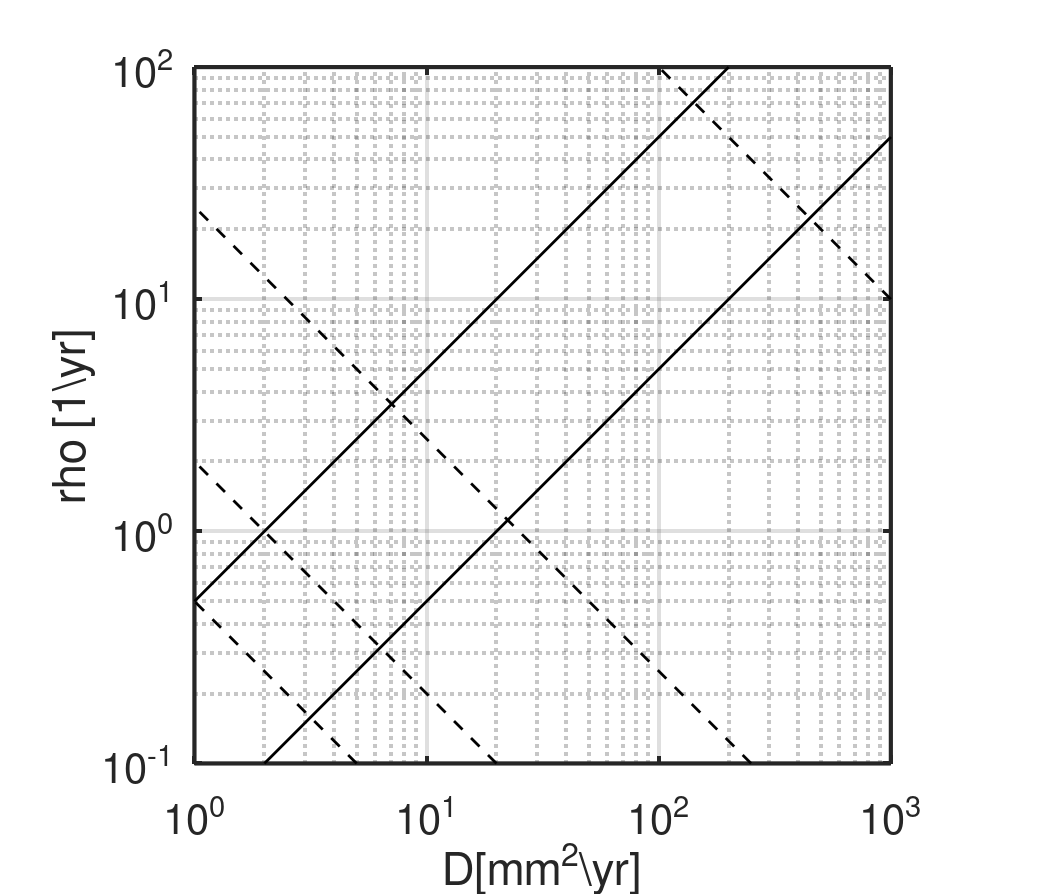
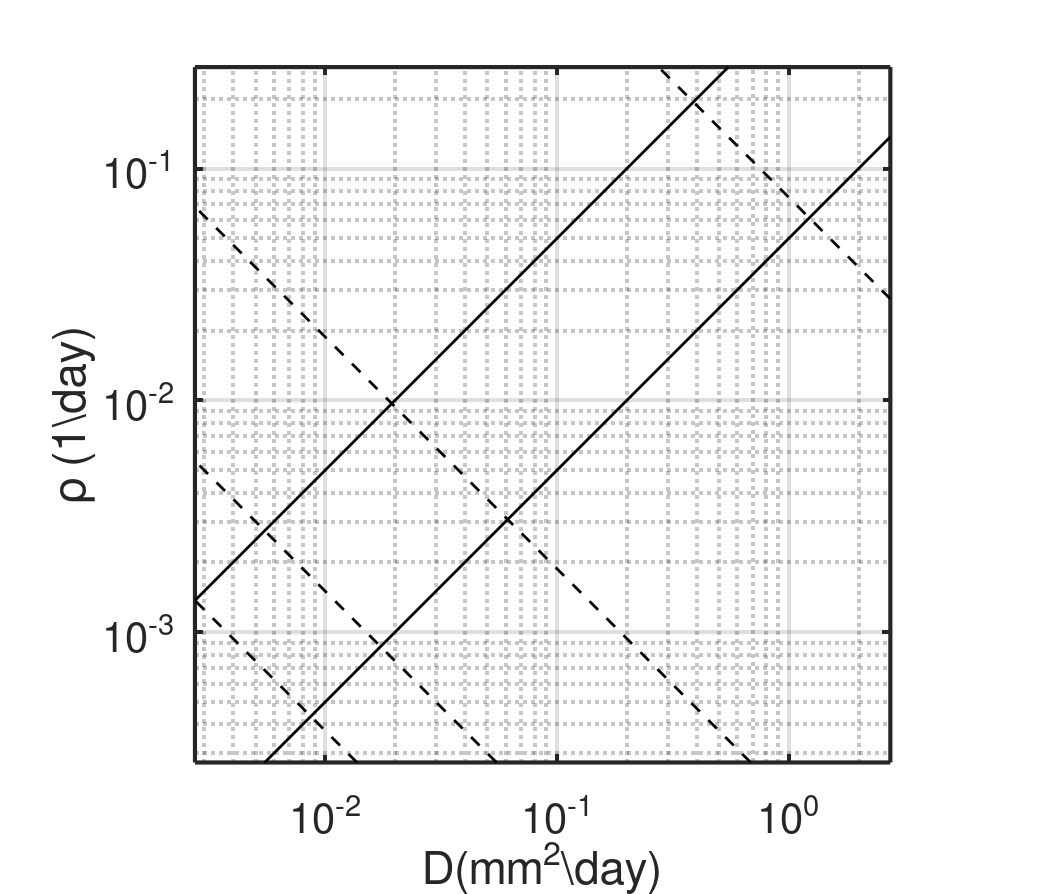

These charts were generated, in order, by the following MATLAB code:
% function HGG_SpacePlot
close all

%% [mm/year], [1/year]
DR = [1,1000];
rhoR = [0.1,100];

% Points for lines in plot 
p1x = [2,1000];
p1y = [0.1,50];

p2x = [1,200];
p2y = [0.5,100];

p3x = [10, 1];
p3y = [0.1,1];

p4x = [250, 1];
p4y = [0.1,25];

p5x = [1000, 100];
p5y = [10,100];

p6x = [5  ,1 ];
p6y = [0.1,0.5];

p7x = [20  ,1 ];
p7y = [0.1, 2];


%plotting set up
fs=30;
lw = 2;


figure;
set(gca,'Fontsize',fs);
hold on
plot(p1x,p1y,'k-', 'Linewidth',lw)
plot(p2x,p2y,'k-','Linewidth',lw)
% plot(p3x,p3y,'k--','Linewidth',lw)
plot(p4x,p4y,'k--','Linewidth',lw)
plot(p5x,p5y,'k--','Linewidth',lw)
plot(p6x,p6y,'k--','Linewidth',lw)
plot(p7x,p7y,'k--','Linewidth',lw)


axis([DR(1),DR(2),rhoR(1), rhoR(2)])
set(gca,'XScale','log');
set(gca,'YScale','log');
set(gca,'linewidth',3) 
axis square;

xlabel('D[mm^2\yr]');
ylabel('rho [1\yr]');
box on;  grid on

set(gcf, 'Position', [100, 100, 1049, 895]);
set(gcf,'papersize',[300,300]);
set(gcf,'PaperPositionMode','auto')

% print('HGG_mmYear2','-djpeg')



%% [mm/day] [1/day]
% 
DR = [1,1000] / 365;
rhoR = [0.1,100] / 365;

figure;
set(gca,'Fontsize',fs);
hold on
plot(p1x / 365,p1y / 365,'k-', 'Linewidth',lw)
plot(p2x / 365,p2y / 365,'k-','Linewidth',lw)
% plot(p3x / 365,p3y / 365,'k--','Linewidth',lw)
plot(p4x / 365,p4y / 365,'k--','Linewidth',lw)
plot(p5x / 365,p5y / 365,'k--','Linewidth',lw)
plot(p6x / 365,p6y / 365,'k--','Linewidth',lw)
plot(p7x / 365,p7y / 365,'k--','Linewidth',lw)


axis([DR(1) ,DR(2),rhoR(1), rhoR(2)])
set(gca,'XScale','log');
set(gca,'YScale','log');
set(gca,'linewidth',3) 
axis square;

xlabel('D(mm^2\day)');
ylabel('\rho (1\day)')
box on;  grid on

set(gcf, 'Position', [100, 100, 1049, 895]);
set(gcf,'papersize',[400,400]);
set(gcf,'PaperPositionMode','auto')
% print('HGG_mmDay2','-djpeg')
